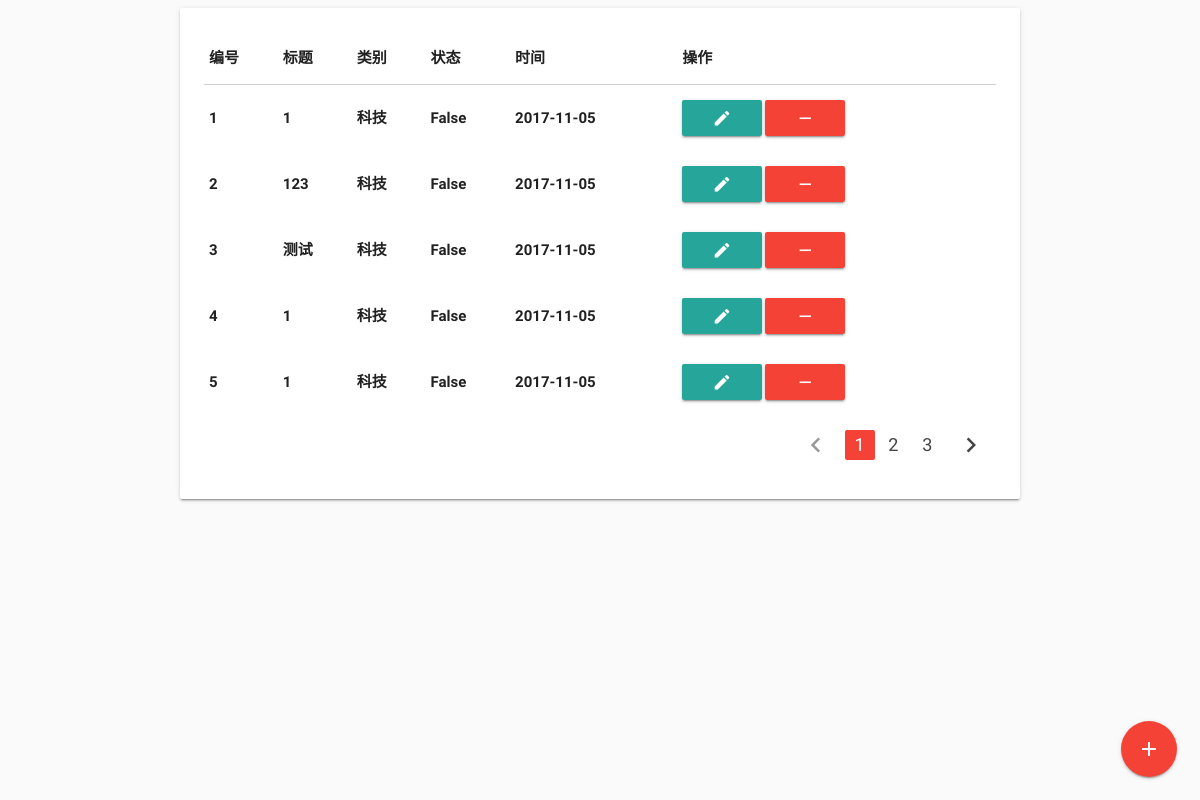
The app's page /admin/ with its own data.
### app/models.py (models this page shows, shortened)
class News(db.Model):
    __tablename__ = 'news'
    id = db.Column(db.Integer, primary_key=True)
    title = db.Column(db.String(128), nullable=False)
    content = db.Column(db.Text)
    add_time = db.Column(db.DateTime, default=datetime.now)
    is_valid = db.Column(db.Boolean, default=False)
    category_id = db.Column(db.Integer, db.ForeignKey('categorys.id'))

class Category(db.Model):
    __tablename__ = 'categorys'
    id = db.Column(db.Integer, primary_key=True)
    name = db.Column(db.String(16), nullable=False)
    news = db.relationship('News', backref='category')

### app/admin/views.py (the view)
@admin.route('/')
def index():
    page = request.args.get('page', 1, type=int)
    pagination = News.query.order_by(
        News.add_time.desc()
    ).paginate(
        page,
        per_page=5,
    )
    news = pagination.items
    return render_template(
        'admin/index.html',
        news_list=news,
        pagination=pagination
    )

### app/templates/admin/index.html (shortened to what this page needs)
{% extends 'admin/base.html' %}
{% import 'macros.html' as macros %}
{% block content %}
    <div class="card-panel">
        <table class="responsive-table highlight">
            <thead>
                <tr>
                    <th>编号</th>
                    <th>标题</th>
                    <th>类别</th>
                    <th>状态</th>
                    <th>时间</th>
                    <th>操作</th>
                </tr>
            </thead>
            <tbody>
                {% for news in news_list %}
                    <tr>
                        <th>{{ loop.index }}</th>
                        <th>{{ news.title }}</th>
                        <th>{{ news.category.name }}</th>
                        <th>{{ news.is_valid }}</th>
                        <th>{{ news.add_time.strftime('%Y-%m-%d') }}</th>
                        <th>
                            <a href="{{ url_for('admin.edit', news_id=news.id) }}" class="waves-effect waves-light btn"><i class="material-icons">edit</i></a>
                            <a data-url="{{ url_for('admin.delete', news_id=news.id) }}" class="waves-effect waves-light btn red">
                                <i class="material-icons">remove</i>
                            </a>
                        </th>
                    </tr>
                {% endfor %}
            </tbody>
        </table>
        {{ macros.pagination_widget(pagination, 'admin.index') }}
        <div class="fixed-action-btn">
            <a href="{{ url_for('admin.add') }}" class="btn-floating btn-large red">
                <i class="large material-icons">add</i>
            </a>
        </div>
    </div>
{% endblock %}

### records on screen
News: title "1", category.name "科技", is_valid "False", add_time "2017-11-05"
News: title "123", category.name "科技", is_valid "False", add_time "2017-11-05"
News: title "测试", category.name "科技", is_valid "False", add_time "2017-11-05"
News: title "1", category.name "科技", is_valid "False", add_time "2017-11-05"
News: title "1", category.name "科技", is_valid "False", add_time "2017-11-05"

### other values on screen
{{ p }} "1"
{{ p }} "2" "3"
